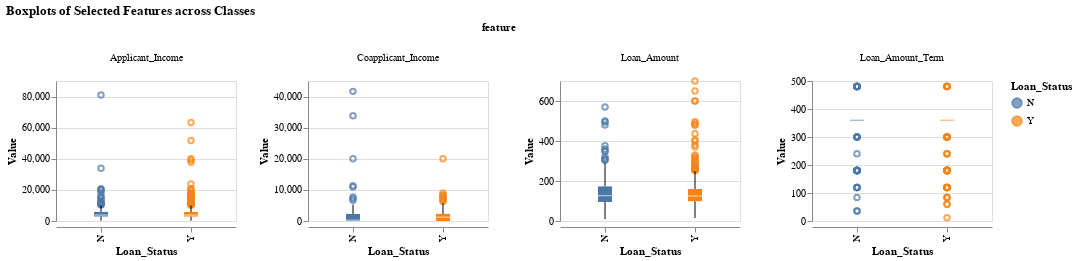

The cell this chart's notebook holds for it:
### Code cell
# feature distribution across classes

import altair as alt
import pandas as pd
from typing import List

def plot_feature_boxplot_across_classes(
        data: pd.DataFrame,
        column_names: List[str],
        number_of_columns: int = 3,
        target: str = ""
    ) -> alt.Chart:

    if target not in data.columns:
        raise ValueError(f"Target '{target}' not found.")

    long_df = (
        data[column_names + [target]]
        .melt(id_vars=[target], var_name="feature", value_name="value")
    )

    base = alt.Chart(long_df).properties(width=180, height=140)

    chart = (
        base.mark_boxplot()
        .encode(
            x=alt.X(f"{target}:N", title=target),
            y=alt.Y("value:Q", title="Value"),
            color=alt.Color(f"{target}:N")
        )
    )

    final = (
        chart
        .facet(column="feature:N", columns=number_of_columns)
        .resolve_scale(y="independent")     
        .properties(title="Boxplots of Selected Features across Classes")
    )

    return final


plot_feature_boxplot_across_classes(
    data=data,
    column_names=numerical_features,
    number_of_columns=2,
    target=target[0]
)

### Figure 1 — Vega-Lite specification as saved in the notebook (floating-point values rounded to 4 significant figures; data arrays with more than 128 entries replaced by an {"elided": "..."} marker saying what was removed)
{"config": {"view": {"continuousWidth": 300, "continuousHeight": 300}}, "data": {"name": "data-f6324f8c7061fd3b1135b57576830deb"}, "facet": {"column": {"field": "feature", "type": "nominal"}}, "spec": {"mark": {"type": "boxplot"}, "encoding": {"color": {"field": "Loan_Status", "type": "nominal"}, "x": {"field": "Loan_Status", "title": "Loan_Status", "type": "nominal"}, "y": {"field": "value", "title": "Value", "type": "quantitative"}}, "height": 140, "width": 180}, "columns": 2, "resolve": {"scale": {"y": "independent"}}, "title": "Boxplots of Selected Features across Classes", "$schema": "https://vega.github.io/schema/vega-lite/v5.20.1.json", "datasets": {"data-f6324f8c7061fd3b1135b57576830deb": {"elided": "2456 records"}}}
